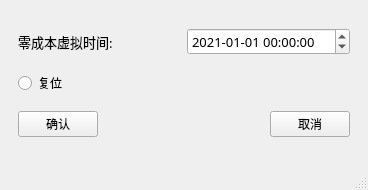
<?xml version="1.0" encoding="UTF-8"?>
<ui version="4.0">
 <class>TimeWindow</class>
 <widget class="QMainWindow" name="TimeWindow">
  <property name="geometry">
   <rect>
    <x>0</x>
    <y>0</y>
    <width>368</width>
    <height>190</height>
   </rect>
  </property>
  <property name="sizePolicy">
   <sizepolicy hsizetype="Ignored" vsizetype="Preferred">
    <horstretch>0</horstretch>
    <verstretch>0</verstretch>
   </sizepolicy>
  </property>
  <property name="windowTitle">
   <string>TimeWindow</string>
  </property>
  <widget class="QWidget" name="centralwidget">
   <layout class="QVBoxLayout" name="verticalLayout_2">
    <item>
     <widget class="QWidget" name="widget" native="true">
      <layout class="QVBoxLayout" name="verticalLayout">
       <item>
        <layout class="QHBoxLayout" name="horizontalLayout_2">
         <item>
          <widget class="QLabel" name="t_label">
           <property name="font">
            <font>
             <family>Microsoft YaHei</family>
             <pointsize>10</pointsize>
            </font>
           </property>
           <property name="text">
            <string>零成本虚拟时间:</string>
           </property>
          </widget>
         </item>
         <item>
          <widget class="QDateTimeEdit" name="dateTimeEdit">
           <property name="font">
            <font>
             <family>Microsoft YaHei</family>
             <pointsize>10</pointsize>
            </font>
           </property>
           <property name="dateTime">
            <datetime>
             <hour>0</hour>
             <minute>0</minute>
             <second>0</second>
             <year>2021</year>
             <month>1</month>
             <day>1</day>
            </datetime>
           </property>
           <property name="displayFormat">
            <string>yyyy-MM-dd HH:mm:ss</string>
           </property>
          </widget>
         </item>
        </layout>
       </item>
       <item>
        <widget class="QRadioButton" name="recover_btn">
         <property name="text">
          <string>复位</string>
         </property>
        </widget>
       </item>
       <item>
        <layout class="QHBoxLayout" name="horizontalLayout">
         <item>
          <widget class="QPushButton" name="yes_btn">
           <property name="text">
            <string>确认</string>
           </property>
          </widget>
         </item>
         <item>
          <spacer name="horizontalSpacer">
           <property name="orientation">
            <enum>Qt::Orientation::Horizontal</enum>
           </property>
           <property name="sizeHint" stdset="0">
            <size>
             <width>40</width>
             <height>20</height>
            </size>
           </property>
          </spacer>
         </item>
         <item>
          <widget class="QPushButton" name="no_btn">
           <property name="text">
            <string>取消</string>
           </property>
          </widget>
         </item>
        </layout>
       </item>
      </layout>
     </widget>
    </item>
   </layout>
  </widget>
  <widget class="QMenuBar" name="menubar">
   <property name="geometry">
    <rect>
     <x>0</x>
     <y>0</y>
     <width>368</width>
     <height>25</height>
    </rect>
   </property>
  </widget>
  <widget class="QStatusBar" name="statusbar"/>
 </widget>
 <resources/>
 <connections/>
</ui>
